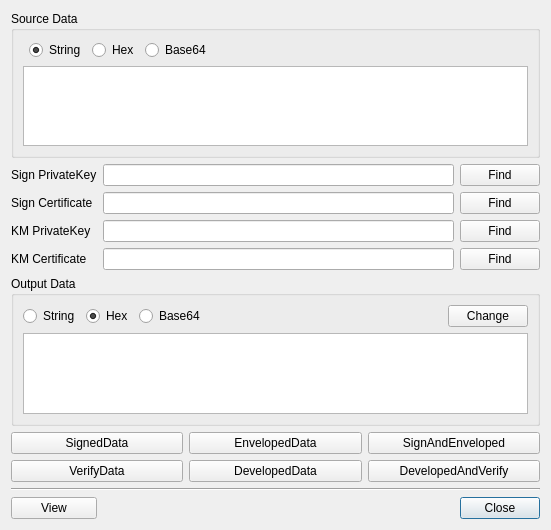
<?xml version="1.0" encoding="UTF-8"?>
<ui version="4.0">
 <class>CMSDlg</class>
 <widget class="QDialog" name="CMSDlg">
  <property name="geometry">
   <rect>
    <x>0</x>
    <y>0</y>
    <width>551</width>
    <height>530</height>
   </rect>
  </property>
  <property name="windowTitle">
   <string>PKCS#7 Cryptographic Message Syntax</string>
  </property>
  <layout class="QGridLayout" name="gridLayout">
   <item row="4" column="0">
    <widget class="QLabel" name="label_3">
     <property name="text">
      <string>KM PrivateKey</string>
     </property>
    </widget>
   </item>
   <item row="2" column="0">
    <widget class="QLabel" name="label">
     <property name="text">
      <string>Sign PrivateKey</string>
     </property>
    </widget>
   </item>
   <item row="10" column="2">
    <widget class="QPushButton" name="mCloseBtn">
     <property name="text">
      <string>Close</string>
     </property>
    </widget>
   </item>
   <item row="10" column="0">
    <widget class="QPushButton" name="mViewBtn">
     <property name="text">
      <string>View</string>
     </property>
    </widget>
   </item>
   <item row="4" column="1">
    <widget class="QLineEdit" name="mKMPriKeyPathText"/>
   </item>
   <item row="2" column="2">
    <widget class="QPushButton" name="mSignPriKeyFindBtn">
     <property name="text">
      <string>Find</string>
     </property>
    </widget>
   </item>
   <item row="7" column="0" colspan="3">
    <widget class="QGroupBox" name="groupBox_2">
     <property name="minimumSize">
      <size>
       <width>0</width>
       <height>0</height>
      </size>
     </property>
     <property name="title">
      <string>Output Data</string>
     </property>
     <layout class="QGridLayout" name="gridLayout_3">
      <item row="0" column="2">
       <widget class="QRadioButton" name="mOutputBase64Radio">
        <property name="text">
         <string>Base64</string>
        </property>
       </widget>
      </item>
      <item row="0" column="1">
       <widget class="QRadioButton" name="mOutputHexRadio">
        <property name="text">
         <string>Hex</string>
        </property>
        <property name="checked">
         <bool>true</bool>
        </property>
       </widget>
      </item>
      <item row="0" column="3">
       <spacer name="horizontalSpacer_2">
        <property name="orientation">
         <enum>Qt::Horizontal</enum>
        </property>
        <property name="sizeHint" stdset="0">
         <size>
          <width>40</width>
          <height>20</height>
         </size>
        </property>
       </spacer>
      </item>
      <item row="0" column="0">
       <widget class="QRadioButton" name="mOutputStringRadio">
        <property name="text">
         <string>String</string>
        </property>
       </widget>
      </item>
      <item row="0" column="4">
       <widget class="QPushButton" name="mChangeBtn">
        <property name="text">
         <string>Change</string>
        </property>
       </widget>
      </item>
      <item row="1" column="0" colspan="5">
       <widget class="QPlainTextEdit" name="mOutputText"/>
      </item>
     </layout>
    </widget>
   </item>
   <item row="1" column="0" colspan="3">
    <widget class="QGroupBox" name="groupBox">
     <property name="title">
      <string>Source Data</string>
     </property>
     <layout class="QGridLayout" name="gridLayout_2">
      <item row="0" column="4">
       <spacer name="horizontalSpacer">
        <property name="orientation">
         <enum>Qt::Horizontal</enum>
        </property>
        <property name="sizeHint" stdset="0">
         <size>
          <width>40</width>
          <height>20</height>
         </size>
        </property>
       </spacer>
      </item>
      <item row="0" column="1">
       <widget class="QRadioButton" name="mSrcStringRadio">
        <property name="text">
         <string>String</string>
        </property>
        <property name="checked">
         <bool>true</bool>
        </property>
       </widget>
      </item>
      <item row="1" column="0" colspan="5">
       <widget class="QPlainTextEdit" name="mSrcText"/>
      </item>
      <item row="0" column="3">
       <widget class="QRadioButton" name="mSrcBase64Radio">
        <property name="text">
         <string>Base64</string>
        </property>
       </widget>
      </item>
      <item row="0" column="2">
       <widget class="QRadioButton" name="mSrcHexRadio">
        <property name="text">
         <string>Hex</string>
        </property>
       </widget>
      </item>
     </layout>
    </widget>
   </item>
   <item row="5" column="1">
    <widget class="QLineEdit" name="mKMCertPathText"/>
   </item>
   <item row="8" column="0" colspan="3">
    <layout class="QGridLayout" name="gridLayout_4">
     <property name="topMargin">
      <number>0</number>
     </property>
     <item row="1" column="2">
      <widget class="QPushButton" name="mDevelopedAndVerifyBtn">
       <property name="text">
        <string>DevelopedAndVerify</string>
       </property>
      </widget>
     </item>
     <item row="0" column="0">
      <widget class="QPushButton" name="mSignedDataBtn">
       <property name="text">
        <string>SignedData</string>
       </property>
      </widget>
     </item>
     <item row="1" column="0">
      <widget class="QPushButton" name="mVerifyDataBtn">
       <property name="text">
        <string>VerifyData</string>
       </property>
      </widget>
     </item>
     <item row="0" column="1">
      <widget class="QPushButton" name="mEnvelopedDataBtn">
       <property name="text">
        <string>EnvelopedData</string>
       </property>
      </widget>
     </item>
     <item row="1" column="1">
      <widget class="QPushButton" name="mDevelopedDataBtn">
       <property name="text">
        <string>DevelopedData</string>
       </property>
      </widget>
     </item>
     <item row="0" column="2">
      <widget class="QPushButton" name="mSignAndEnvelopedBtn">
       <property name="text">
        <string>SignAndEnveloped</string>
       </property>
      </widget>
     </item>
    </layout>
   </item>
   <item row="5" column="0">
    <widget class="QLabel" name="label_4">
     <property name="text">
      <string>KM Certificate</string>
     </property>
    </widget>
   </item>
   <item row="3" column="2">
    <widget class="QPushButton" name="mSignCertFindBtn">
     <property name="text">
      <string>Find</string>
     </property>
    </widget>
   </item>
   <item row="4" column="2">
    <widget class="QPushButton" name="mKMPriKeyFindBtn">
     <property name="text">
      <string>Find</string>
     </property>
    </widget>
   </item>
   <item row="5" column="2">
    <widget class="QPushButton" name="mKMCertFindBtn">
     <property name="text">
      <string>Find</string>
     </property>
    </widget>
   </item>
   <item row="3" column="0">
    <widget class="QLabel" name="label_2">
     <property name="text">
      <string>Sign Certificate</string>
     </property>
    </widget>
   </item>
   <item row="2" column="1">
    <widget class="QLineEdit" name="mSignPriKeyPathText"/>
   </item>
   <item row="3" column="1">
    <widget class="QLineEdit" name="mSignCertPathText"/>
   </item>
   <item row="9" column="0" colspan="3">
    <widget class="Line" name="line">
     <property name="orientation">
      <enum>Qt::Horizontal</enum>
     </property>
    </widget>
   </item>
  </layout>
 </widget>
 <tabstops>
  <tabstop>mSrcStringRadio</tabstop>
  <tabstop>mSrcHexRadio</tabstop>
  <tabstop>mSrcBase64Radio</tabstop>
  <tabstop>mSrcText</tabstop>
  <tabstop>mSignPriKeyPathText</tabstop>
  <tabstop>mSignPriKeyFindBtn</tabstop>
  <tabstop>mSignCertPathText</tabstop>
  <tabstop>mSignCertFindBtn</tabstop>
  <tabstop>mKMPriKeyPathText</tabstop>
  <tabstop>mKMPriKeyFindBtn</tabstop>
  <tabstop>mKMCertPathText</tabstop>
  <tabstop>mKMCertFindBtn</tabstop>
  <tabstop>mOutputStringRadio</tabstop>
  <tabstop>mOutputHexRadio</tabstop>
  <tabstop>mOutputBase64Radio</tabstop>
  <tabstop>mOutputText</tabstop>
  <tabstop>mSignedDataBtn</tabstop>
  <tabstop>mEnvelopedDataBtn</tabstop>
  <tabstop>mSignAndEnvelopedBtn</tabstop>
  <tabstop>mVerifyDataBtn</tabstop>
  <tabstop>mDevelopedDataBtn</tabstop>
  <tabstop>mDevelopedAndVerifyBtn</tabstop>
  <tabstop>mViewBtn</tabstop>
  <tabstop>mCloseBtn</tabstop>
 </tabstops>
 <resources/>
 <connections/>
</ui>
